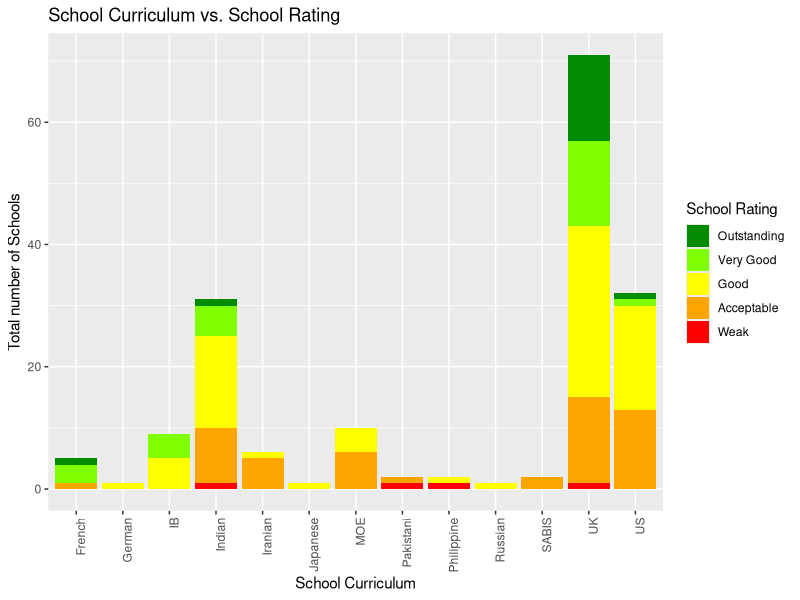
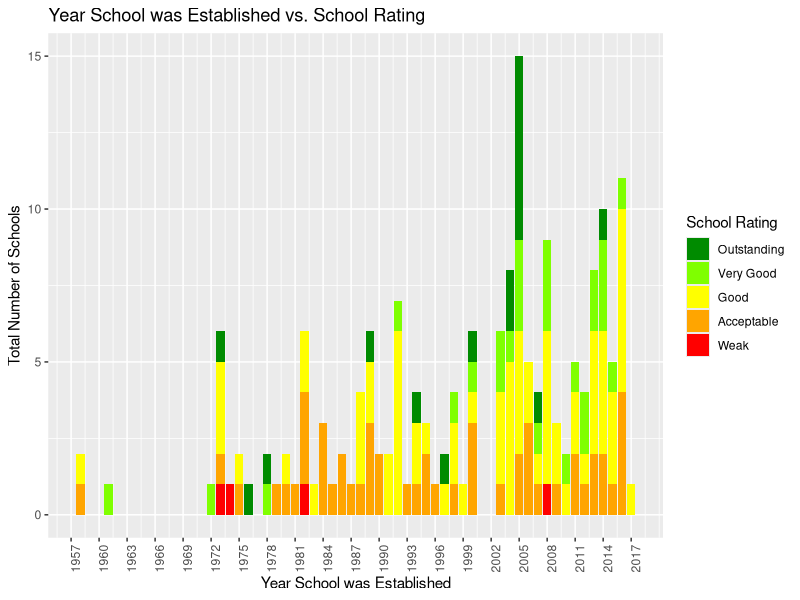
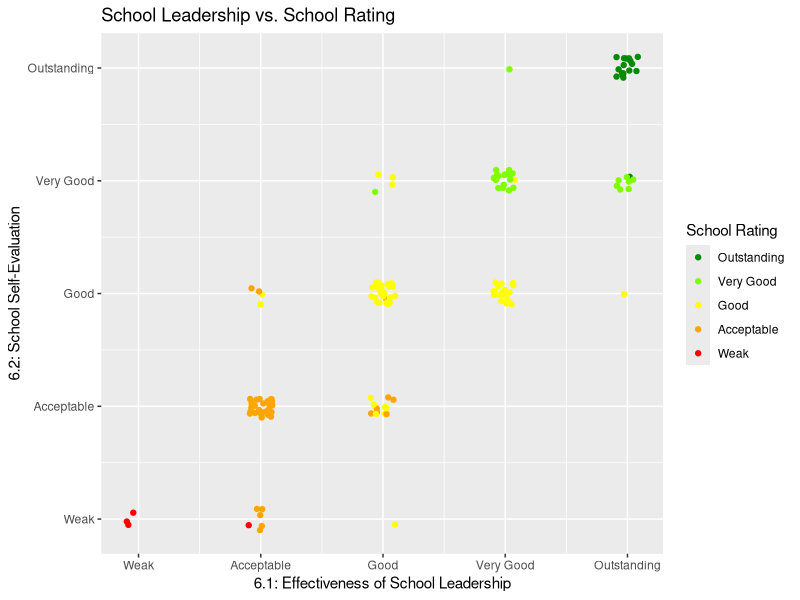
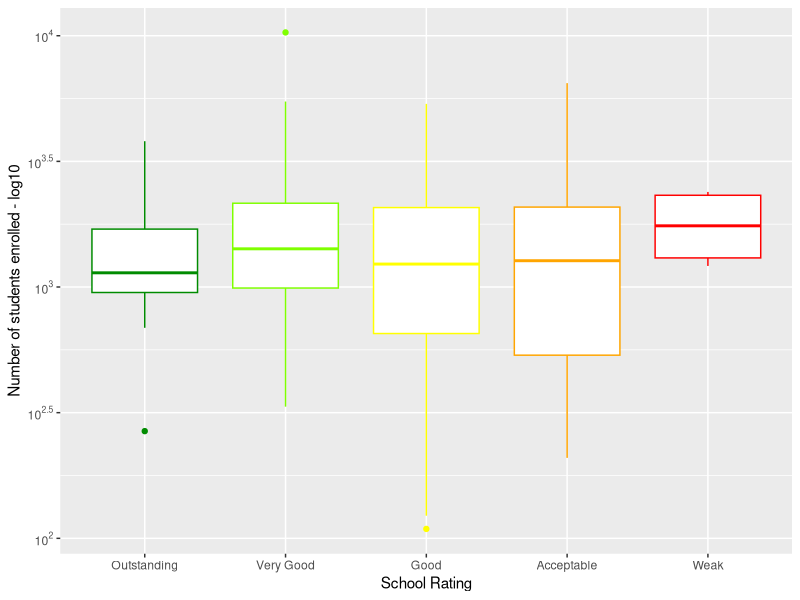
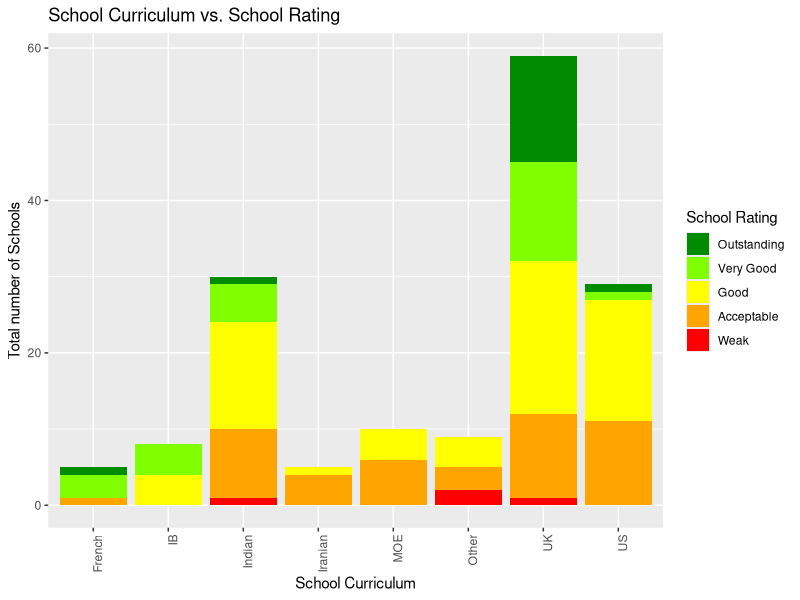
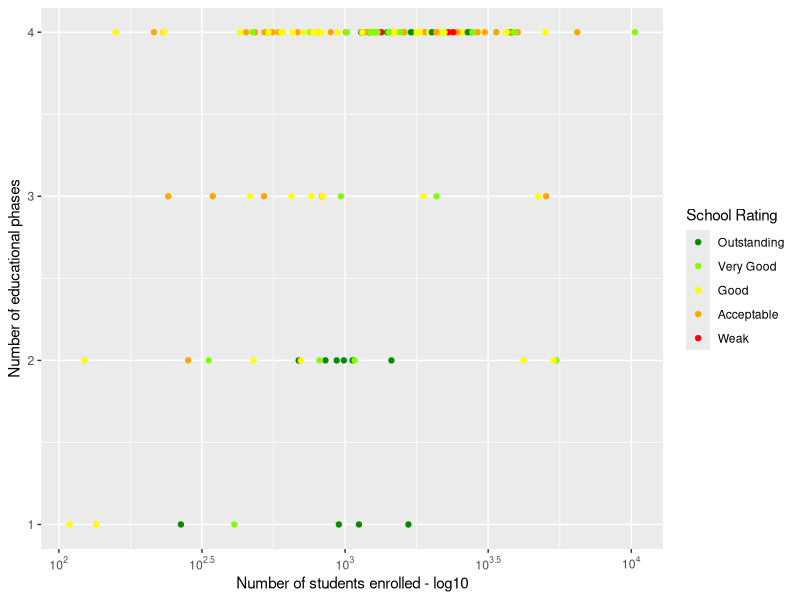
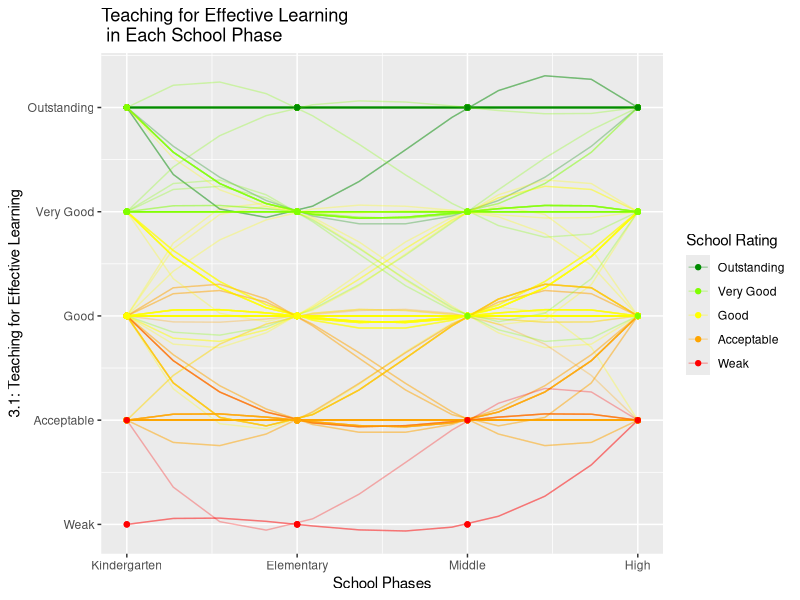
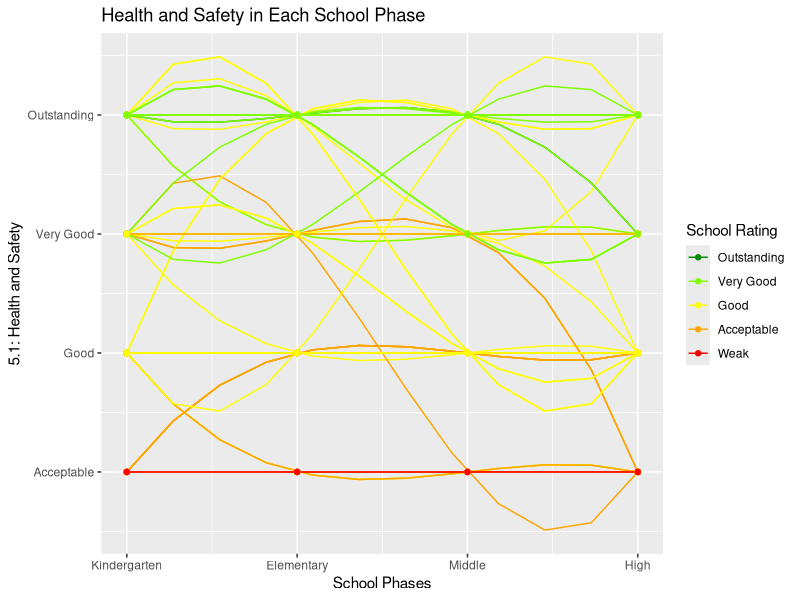

These charts were generated, in order, by the following R code: (Note: this script raises an error after producing the figures.)
library(dplyr)
library(stringr)
library(caret)
library(tidyverse)
library(ggplot2)
library(wordcloud)
library(ggthemes)
library(readxl)
library(randomForest)
library(rpart)
library(GGally)

letter_rated <- function(v){
  v <- v %>% as.character %>% as.factor
  levels(v) <- list(Outstanding="5", VeryGood="4",
                    Good="3", Acceptable="2",Weak="1")
  return(v)
}

dsib<- read.csv("dsib.csv")
dsib <- dsib %>% as.data.frame
dsib <- dsib %>% mutate(School.Name= as.character(School.Name))
schooldata <- read.csv("schooldata.csv")
schooldata <- schooldata %>% select (-(grades)) %>% select(-School.Name)

schools <- left_join(dsib, schooldata, by=c("Schoolid"= "schoolid"))
schools <- schools %>% filter(!is.na(curriculum) )

curris <- schools$curriculum %>% str_split("-", simplify=TRUE)
schools <- schools %>% mutate (curriculum= curris[,1], dual= curris[,2])

schools <- schools %>% mutate (rating= as.factor(r1819*-1) )
levels(schools$rating) <- c("Outstanding", "Very Good","Good","Acceptable","Weak")
schools$rating <- ordered(schools$rating, levels=c("Outstanding", "Very Good","Good","Acceptable","Weak"))

#school curriculum vs. school rating distribution
rcolors <- c("green4", "chartreuse", "yellow","orange", "red")

schools %>% group_by(curriculum, rating) %>% summarize(total= n()) %>%
  ggplot(aes(curriculum,total, fill= rating)) +
  geom_bar(position="stack", stat="identity") +
  scale_fill_manual("School Rating", values= rcolors)+
  xlab("School Curriculum")+
  ylab("Total number of Schools")+
  ggtitle("School Curriculum vs. School Rating")+
  theme(axis.text.x=element_text(angle=90,hjust=1))


#Year School was Established vs. Rating
schools %>% group_by(established, rating) %>% summarize(total= n()) %>% 
  ggplot(aes(established, total, fill= rating)) +
  geom_bar(position="stack", stat="identity") +
  scale_fill_manual("School Rating",values= rcolors)+
  scale_x_continuous(name= "Year School was Established", breaks=seq(1957,2017,3)) +
  ylab("Total Number of Schools")+
  ggtitle("Year School was Established vs. School Rating")+
  theme(axis.text.x=element_text(angle=90,hjust=1))
 
 #School Leadership Effectiveness and School Self Evaluation, vs. rating
 schools %>% ggplot(aes(P6.1, P6.2, color= rating)) +
   geom_jitter(width=0.1, height = 0.1)+
   scale_color_manual("School Rating",values= rcolors)+
   scale_x_continuous(name= "6.1: Effectiveness of School Leadership", breaks= c(1,2,3,4,5),
                      labels=c( "Weak", "Acceptable","Good","Very Good","Outstanding" ) ) +
   scale_y_continuous(name= "6.2: School Self-Evaluation", breaks= c(1,2,3,4,5),
                      labels=c( "Weak", "Acceptable","Good","Very Good","Outstanding" ) )+
   ggtitle("School Leadership vs. School Rating")

 #Student Enrollment vs. School Rating
 library(scales)
 schools %>% group_by(rating, enroll1819) %>% summarize(totalen= sum(enroll1819)) %>%
   ggplot(aes(rating, enroll1819, color= rating)) +
   geom_boxplot() + 
   scale_y_log10(name= "Number of students enrolled - log10", 
                 breaks= trans_breaks("log10", function(x) 10^x),
                 labels = trans_format("log10", math_format(10^.x))) +
   xlab("School Rating")+
   scale_color_manual(values= rcolors)+
   theme(legend.title = element_blank(), legend.position = "none") 
 
 
#Converting curriculum categorical data into numeric
# schools <- schools %>% mutate(curriculum = unclass(curriculum),
#                               dual= unclass(dual))

dps <- schools %>% select(Schoolid, School.Name,location, curriculum, dual,
                          established, enroll1819, KG3.1, E3.1, M3.1, H3.1,
                          KG5.1, E5.1, M5.1, H5.1, KG5.2, E5.2, M5.2, H5.2,
                          P6.1, P6.2, P6.3, P6.4, P6.5, r1617, r1718, r1819, rating) %>% 
                          filter(!is.na(P6.1))

#Grouping schools with "rare" curriculums
Other <- c("Japanese", "Russian", "Pakistani","Philippine", "SABIS", "German")
saved_cur <-  dps$curriculum
dps <- dps %>% mutate (curriculum= ifelse(curriculum %in% Other, "Other", saved_cur)) %>%
  mutate( curriculum= as.factor(curriculum))

#regraphing school curriculum vs. school rating 
dps %>% group_by(curriculum, rating) %>% summarize(total= n()) %>%
  ggplot(aes(curriculum,total, fill=  rating)) +
  geom_bar(position="stack", stat="identity") +
  scale_fill_manual("School Rating", values= rcolors)+
  xlab("School Curriculum")+
  ylab("Total number of Schools")+
  ggtitle("School Curriculum vs. School Rating")+
  theme(axis.text.x=element_text(angle=90,hjust=1))



#RMSE function
RMSE <- function(trueratings, predictedratings){
  sqrt(mean((trueratings-predictedratings)^2))
}

dps[is.na(dps)] <- 0
dps <- dps %>% mutate(phases=4)
dps$phases<- 4-rowSums(dps[,8:11]==0)

dps <- dps %>% mutate(enroll= round(enroll1819/150),
                          E= round(established/3)*3,
                          phase_size = ceiling((enroll1819/phases)/100)*100,
                          te_avg= ((KG3.1+ E3.1+ M3.1+ H3.1)/phases),
                          safe_avg=(KG5.1+ E5.1+ M5.1+ H5.1)/phases,
                          avg= ((P6.1+ P6.2)/2))
dps$dual[dps$dual==""] <- c("None")

#Student Enrollment per phase
dps %>% 
  ggplot(aes(y=phases, x=enroll1819, color= rating)) +
  geom_point() + 
  scale_x_log10(name= "Number of students enrolled - log10", 
                breaks= trans_breaks("log10", function(x) 10^x),
                labels = trans_format("log10", math_format(10^.x) )) +
  ylab("Number of educational phases") +
  scale_color_manual("School Rating", values= rcolors)

#The teaching effect vs. school rating
teachingmat <- dps %>% select(KG3.1, E3.1, M3.1, H3.1, r1819, rating)
zeroindex <- which(teachingmat==0)
zindex <- arrayInd(zeroindex,dim(teachingmat))[,1]
teachingmat[teachingmat==0] <- teachingmat$r1819[zindex]
teachingmat %>% select(KG3.1, E3.1, M3.1, H3.1, r1819, rating)  %>% 
  ggparcoord(columns= 1:4,
             groupColumn= 6,
             showPoints=TRUE,
             scale= "globalminmax",
             alphaLines= 0.3, splineFactor= TRUE) +
  scale_color_manual(values= rcolors,"School Rating" ) +
  scale_y_continuous(name= "3.1: Teaching for Effective Learning",
                     breaks= c(1,2,3,4,5),
                     labels= c( "Weak", "Acceptable","Good","Very Good","Outstanding" ) ) +
  scale_x_continuous(name= "School Phases",
                     breaks= c(1,2,3,4),
                     labels= c( "Kindergarten", "Elementary", "Middle", "High" ) )+
  ggtitle("Teaching for Effective Learning\n in Each School Phase")

#health and safety vs. School rating

safetymat <- dps %>% select(KG5.1, E5.1, M5.1, H5.1, r1819, rating)
zeroindex <- which(safetymat==0)
zindex <- arrayInd(zeroindex,dim(safetymat))[,1]
safetymat[safetymat==0] <- safetymat$r1819[zindex]
safetymat  %>%
  ggparcoord(columns= 1:4,
             groupColumn= 6,
             showPoints=TRUE,
             scale= "globalminmax",
             alphaLines= 1, splineFactor= TRUE) +
  scale_color_manual(values= rcolors,"School Rating" ) +
  scale_y_continuous(name= "5.1: Health and Safety",
                     breaks= c(1,2,3,4,5),
                     labels= c( "Weak", "Acceptable","Good","Very Good","Outstanding" ) ) +
  scale_x_continuous(name= "School Phases",
                     breaks= c(1,2,3,4),
                     labels= c( "Kindergarten", "Elementary", "Middle", "High" ) )+
  ggtitle("Health and Safety in Each School Phase")

#Previous school rating vs. School rating 18-19
dps %>% ggplot(aes(y= r1617, yend= r1819, x= School.Name, xend=School.Name) )+ 
  geom_segment( color= "grey") +
  geom_point(aes(color= '16-17')) + 
  geom_point(aes(dps$School.Name, dps$r1718,
                 color= '17-18'), shape= 17) + 
  geom_point(aes(dps$School.Name, dps$r1819,
                 color= '18-19'), shape= 15)+
  scale_y_continuous(name="School Inspection Results",
                     breaks= c(1,2,3,4,5),
                     labels= c( "Weak", "Acceptable","Good","Very Good","Outstanding" )) +
  xlab("School Name") +
  scale_color_manual("School Rating", values=c("red", "blue", "darkgreen") ) +
  theme(axis.text.x=element_text(angle=90,hjust=1, vjust=1, size=2))

#partitioning the data into training, testing, and validation sets

set.seed(311)
testindex <- createDataPartition(y = dps$r1819, times = 1, p = 0.3, list = FALSE)
train <- dps[-testindex,]
testing <- dps[testindex,]

set.seed(311)
t_index <- createDataPartition(y = testing$r1819, times = 1, p = 0.5, list = FALSE)
test <- testing[-t_index,]
validation  <- testing[t_index,]

#Average school rating
mu <- mean(train$r1819)
test <- test %>% mutate(predicted= mu)
method<- c("")
rmserror<- 0

errors <- data.frame(method, rmserror, stringsAsFactors = FALSE)
errors <- errors %>% mutate(method= c("RMSE from using the mean rating only:"),
                             rmserror= RMSE(test$r1819, test$predicted))
#The curriculum effect

#calculating mean of curriculum
curriculumbias <- train  %>% group_by(curriculum) %>% summarize(b_curr = mean(r1819- mu))

train <- train %>% left_join(curriculumbias)

test<- test %>% left_join(curriculumbias)%>%
  mutate(predicted= mu+b_curr)

dualbias <- train %>% group_by(dual) %>% summarize (b_dual= mean(r1819- mu - b_curr))
train <- train %>% left_join(dualbias)
test <- test %>% left_join(dualbias) %>% mutate(predicted= mu + b_curr + b_dual)

errors <- errors %>% add_row(method= c("RMSE from using the mean and curriculum effect"),
                             rmserror= RMSE(test$r1819, test$predicted))


#calculating Leadership effects
#SEF effect
SEFbias <- train  %>%
   group_by (avg) %>%
  summarize(b_l = mean(r1819 - mu - b_curr - b_dual))

train <- train %>% left_join(SEFbias)

test <- test %>% left_join(SEFbias)%>%
  mutate(predicted= mu + b_curr + b_dual + b_l)

errors <- errors %>% add_row(method= c("RMSE from using the mean, curriculum,and leadership effects"),
                             rmserror= RMSE(test$r1819, test$predicted))

#Year school was established effect

establishedbias <- train  %>% group_by(E) %>% 
  summarize(b_est = mean(r1819- mu- b_curr- b_dual - b_l))
train <- train %>% left_join (establishedbias)
test <- test %>% left_join(establishedbias) %>% 
  mutate(predicted= mu + b_curr + b_dual +b_l+ b_est) 

#fail safe against data partition
test$b_est[is.na(test$predicted)] <- 0
test <- test %>% mutate (predicted= mu + b_curr + b_dual +b_l+ b_est )
test$predicted[which(test$predicted>5)] <- 5

errors <- errors %>% add_row(
  method= c(
  "RMSE from using the mean, curriculum, leadership,\n and year established effects"),
                             rmserror= RMSE(test$r1819, test$predicted))


#Enrollment effect
enrollbias <- train %>%
  group_by(enroll) %>% summarize(b_en = mean(r1819- mu - b_curr - b_dual- b_l - b_est))
train <- train %>% left_join(enrollbias)
test <- test %>% left_join(enrollbias) %>%
  mutate(predicted= mu+b_curr+ b_dual + b_l + b_est+ b_en) 
test$b_en[is.na(test$predicted)] <- 0
test <- test %>% mutate(predicted= mu+b_curr+ b_dual + b_l + b_est+ b_en)
test$predicted[which(test$predicted>5)] <- 5

errors <- errors %>% add_row(method= c(
  "RMSE from using the mean, curriculum, leadership,\n and year established, enrollment effects"),
                             rmserror= RMSE(test$r1819, test$predicted))

#Teaching effect

teachingbias <- train %>% group_by(te_avg)%>%
 summarize(b_te= mean(r1819- mu - b_curr- b_dual -b_l-b_est-b_en))
train <- train %>% left_join(teachingbias)

test <- test %>% left_join(teachingbias)%>%
  mutate(predicted= mu + b_curr + b_dual + b_l + b_est + b_en + b_te) 
test$b_te[is.na(test$predicted)] <- 0
test <- test %>% mutate(predicted= mu + b_curr + b_dual + b_l + b_est + b_en + b_te) 
test$predicted[which(test$predicted>5)] <- 5
errors <- errors %>% add_row(method= c(
  "RMSE from using the mean, curriculum, leadership,\n and year established, enrollment, teaching effects"),
                             rmserror= RMSE(test$r1819, test$predicted))

#School size effect
sizebias <- train %>% group_by(phases,phase_size) %>% 
  summarize(b_ss=mean(r1819 - mu - b_curr - b_dual - b_l - b_est - b_en - b_te))
train <- train %>% left_join(sizebias)

test <- test %>% left_join(sizebias) %>%
  mutate(predicted= mu + b_curr + b_dual + b_l + b_est + b_en + b_te + b_ss) 
test$b_ss[is.na(test$predicted)] <- 0
test <- test %>% 
  mutate(predicted= mu + b_curr + b_dual + b_l + b_est + b_en + b_te + b_ss) 

test$predicted[which(test$predicted>5)] <- 5

errors <- errors %>% add_row(method= c(
  "RMSE from using the mean, curriculum, leadership,\n and year established, enrollment, teaching,\n school size effects"),
                             rmserror= RMSE(test$r1819, test$predicted))



#Safety bias

safetybias <- train %>% group_by(safe_avg) %>% 
 summarize(b_safe= mean(r1819- mu -b_curr -b_dual -b_l -b_est -b_en -b_te -b_ss))
train <- train %>% left_join(safetybias)

test <- test %>% left_join(safetybias) %>%
  mutate(predicted= mu +b_curr +b_dual +b_l +b_est +b_en +b_te +b_ss +b_safe) 

#failsafe against data partitioning
test$b_safe[is.na(test$predicted)] <- 0
test <- test %>% 
  mutate(predicted= mu + b_curr + b_dual + b_l + b_est + b_en + b_te + b_ss + b_safe) 
test$predicted[which(test$predicted>5)] <- 5

errors <- errors %>%
  add_row(method= c(
    "RMSE from using the mean, curriculum, leadership,\n and year established, enrollment, teaching,\n school size, safety effects"),
                             rmserror= RMSE(test$r1819, test$predicted))

#Previous rating bias 
prevbias <- train %>% group_by(r1617, r1718) %>% 
  summarize(b_prev= mean(r1819 -mu -b_curr -b_dual -b_l -b_est -b_en -b_te -b_ss -b_safe))

train <- train %>% left_join(prevbias)

test <- test %>% left_join(prevbias)%>%
  mutate(predicted= mu +b_curr +b_dual +b_l +b_est +b_en +b_te +b_ss +b_safe +b_prev) 

test$b_prev[is.na(test$predicted)] <- 0

test <- test %>% 
  mutate(predicted= mu +b_curr +b_dual +b_l +b_est +b_en +b_te +b_ss +b_safe +b_prev)
test$predicted[which(test$predicted>5)] <- 5

errors <- errors %>% add_row(method= c(
    "RMSE from using the mean, curriculum, leadership,\n and year established, enrollment, teaching,\n school size, safety, previous rating effects"),
    rmserror= RMSE(test$r1819, test$predicted))
errors


 test %>% ggplot(aes(y=r1819, x=predicted, color= as.factor(r1819) )) +
   geom_point() + scale_color_manual(values= ratingscolor) + xlab("test$predicted")


 #resetting trainset 
 train <- dps[-testindex,] 
 
 regularized <- function(lambda)
 {
   mu <- mean( train$r1819)
   
   curriculumbias <- train  %>% group_by(curriculum) %>% 
     summarize(b_curr= sum(r1819- mu)/(n()+lambda))
   train <- train %>% left_join(curriculumbias)
   
   dualbias <- train %>% group_by(dual) %>%
     summarize(b_dual= sum(r1819- mu -b_curr)/(n()+lambda))
   train <- train %>% left_join(dualbias)
   
   SEFbias <- train   %>% group_by (avg) %>% 
     summarize(b_l= sum(r1819- mu- b_curr -b_dual)/(n()+lambda))
   train <- train %>% left_join(SEFbias)
   
   establishedbias <- train %>% group_by(E) %>%
     summarize(b_est= sum(r1819- mu -b_curr -b_dual -b_l)/(n()+lambda))
   train <- train %>% left_join(establishedbias)
   
   enrollbias <- train %>% group_by(enroll) %>% 
     summarize(b_en= sum(r1819- mu -b_curr -b_dual -b_l -b_est)/(n()+lambda))
   train <- train %>% left_join(enrollbias)
 
   teachingbias <- train %>% group_by(te_avg) %>% 
     summarize(b_te= sum(r1819- mu -b_curr -b_dual -b_l -b_est -b_en)/(n()+lambda))
   train <- train %>% left_join(teachingbias)
   
   sizebias <- train %>% group_by(phases,phase_size) %>% 
     summarize(b_ss= sum(r1819- mu -b_curr -b_dual -b_l -b_est -b_en -b_te)/(n()+lambda))
   train <- train %>% left_join(sizebias)
   
   safetybias <- train %>% group_by(safe_avg) %>% 
     summarize(b_safe= sum(r1819- mu -b_curr -b_dual -b_l -b_est -b_en -b_te -b_ss)/(n()+lambda))
   train <- train %>% left_join(safetybias)
   
   prevbias <- train %>% group_by(r1617, r1718) %>% 
     summarize(b_prev=sum(r1819- mu -b_curr -b_dual -b_l -b_est -b_en -b_te -b_ss -b_safe)/(n()+lambda))
   train <- train %>% left_join(prevbias)
   
   train <- train %>% mutate(predicted= mu+b_curr +b_dual +b_l+b_est+b_en+b_te+b_ss+b_safe+b_prev)
   train$predicted[which(train$predicted>5)] <- 5
   
   RMSE(train$r1819, train$predicted)
   }
 
 lambdas <- seq(0,5,0.01)
 rmses <- sapply(lambdas, regularized)
 
 qplot(lambdas, rmses)
 lambda <- lambdas[which.min(rmses)]
 print("Minimum RMSE: ")
 min(rmses)

#resetting training again
train <- dps[-testindex,] 

#Using best lambda
curriculumbias <- train  %>% group_by(curriculum) %>% 
  summarize(b_curr= sum(r1819- mu)/(n()+lambda))
train <- train %>% left_join(curriculumbias)

dualbias <- train %>% group_by(dual) %>%
  summarize(b_dual= sum(r1819- mu -b_curr)/(n()+lambda))
train <- train %>% left_join(dualbias)

SEFbias <- train   %>% group_by (avg) %>% 
  summarize(b_l= sum(r1819- mu- b_curr -b_dual)/(n()+lambda))
train <- train %>% left_join(SEFbias)

establishedbias <- train %>% group_by(E) %>%
  summarize(b_est= sum(r1819- mu -b_curr -b_dual -b_l)/(n()+lambda))
train <- train %>% left_join(establishedbias)

enrollbias <- train %>% group_by(enroll) %>% 
  summarize(b_en= sum(r1819- mu -b_curr -b_dual -b_l -b_est)/(n()+lambda))
train <- train %>% left_join(enrollbias)

teachingbias <- train %>% group_by(te_avg) %>% 
  summarize(b_te= sum(r1819- mu -b_curr -b_dual -b_l -b_est -b_en)/(n()+lambda))
train <- train %>% left_join(teachingbias)

sizebias <- train %>% group_by(phases,phase_size) %>% 
  summarize(b_ss= sum(r1819- mu -b_curr -b_dual -b_l -b_est -b_en -b_te)/(n()+lambda))
train <- train %>% left_join(sizebias)

safetybias <- train %>% group_by(safe_avg) %>% 
  summarize(b_safe= sum(r1819- mu -b_curr -b_dual -b_l -b_est -b_en -b_te -b_ss)/(n()+lambda))
train <- train %>% left_join(safetybias)

prevbias <- train %>% group_by(r1617, r1718) %>% 
  summarize(b_prev=sum(r1819- mu -b_curr -b_dual -b_l -b_est -b_en -b_te -b_ss -b_safe)/(n()+lambda))
train <- train %>% left_join(prevbias)

train <- train %>% mutate(predicted= mu+b_curr +b_dual +b_l+b_est+b_en+b_te+b_ss+b_safe+b_prev)
train$predicted[which(train$predicted>5)] <- 5
RMSE(train$r1819, train$predicted)

test <- testing[-t_index,]

test <- test %>%
     left_join(curriculumbias) %>% left_join(dualbias) %>%
     left_join(SEFbias) %>% left_join(establishedbias) %>%
     left_join(enrollbias) %>% left_join(teachingbias)%>%
    left_join(sizebias) %>% left_join(safetybias) %>% left_join(prevbias) %>%
  mutate(predicted= mu +b_curr +b_dual +b_l +b_est +b_en +b_te +b_ss +b_safe +b_prev)

test[is.na(test)] <- 0
test <- test %>% mutate(predicted= mu +b_curr +b_dual +b_l +b_est +b_en +b_te +b_ss +b_safe +b_prev)
test$predicted[which(test$predicted>5)] <- 5

errors <- errors %>% add_row(method= c(
  "RMSE from using the mean, curriculum, leadership,\n and year established, enrollment, teaching,\n school size, safety, previous rating\n effects with regularization"),
  rmserror= RMSE(test$r1819, test$predicted))
errors

final <- validation%>% 
  left_join(curriculumbias) %>% left_join (dualbias) %>%
  left_join(SEFbias) %>% left_join(establishedbias) %>%
  left_join(enrollbias) %>% left_join(teachingbias) %>%
  left_join(sizebias) %>% left_join(safetybias) %>% left_join(prevbias)

final <- final %>% mutate(predicted= mu+b_curr +b_dual +b_l+b_est+b_en+b_te+b_ss+b_safe+b_prev) 
final$predicted[which(final$predicted>5)] <- 5


final$b_est[is.na(final$predicted)] <- 0
final$b_en[is.na(final$predicted)] <- 0
final$b_te[is.na(final$predicted)] <- 0
final$b_ss[is.na(final$predicted)] <- 0
final$b_safe[is.na(final$predicted)] <- 0
final$b_prev[is.na(final$predicted)] <- 0
  
final <- final %>% mutate(predicted= mu + b_curr + b_l + b_est +
                            b_en + b_te + b_ss + b_safe + b_prev) 
final$predicted[which(final$predicted>5)] <- 5

print(paste0("RMSE of validation dataset only: ", round(RMSE(final$r1819, final$predicted), digits=7)))
